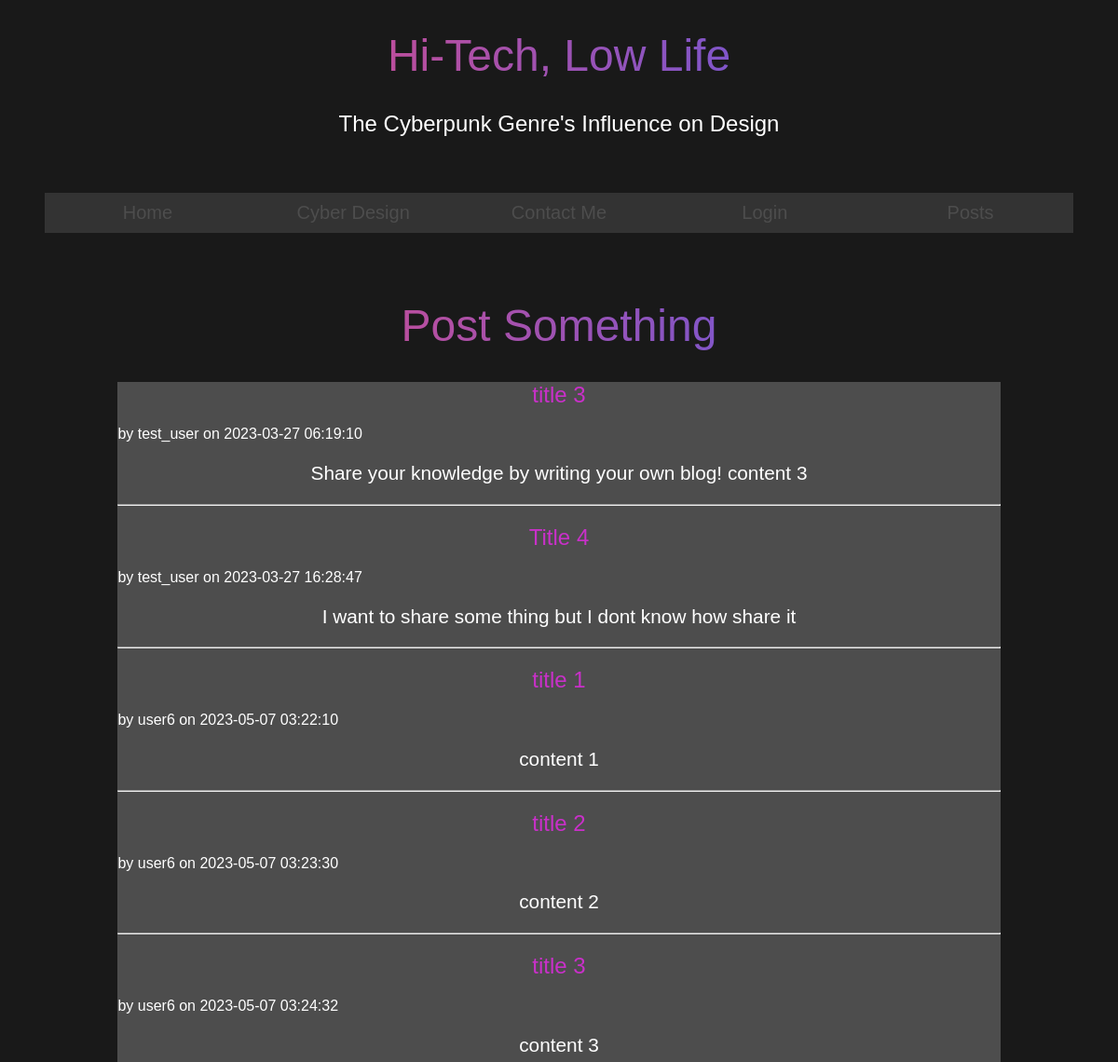
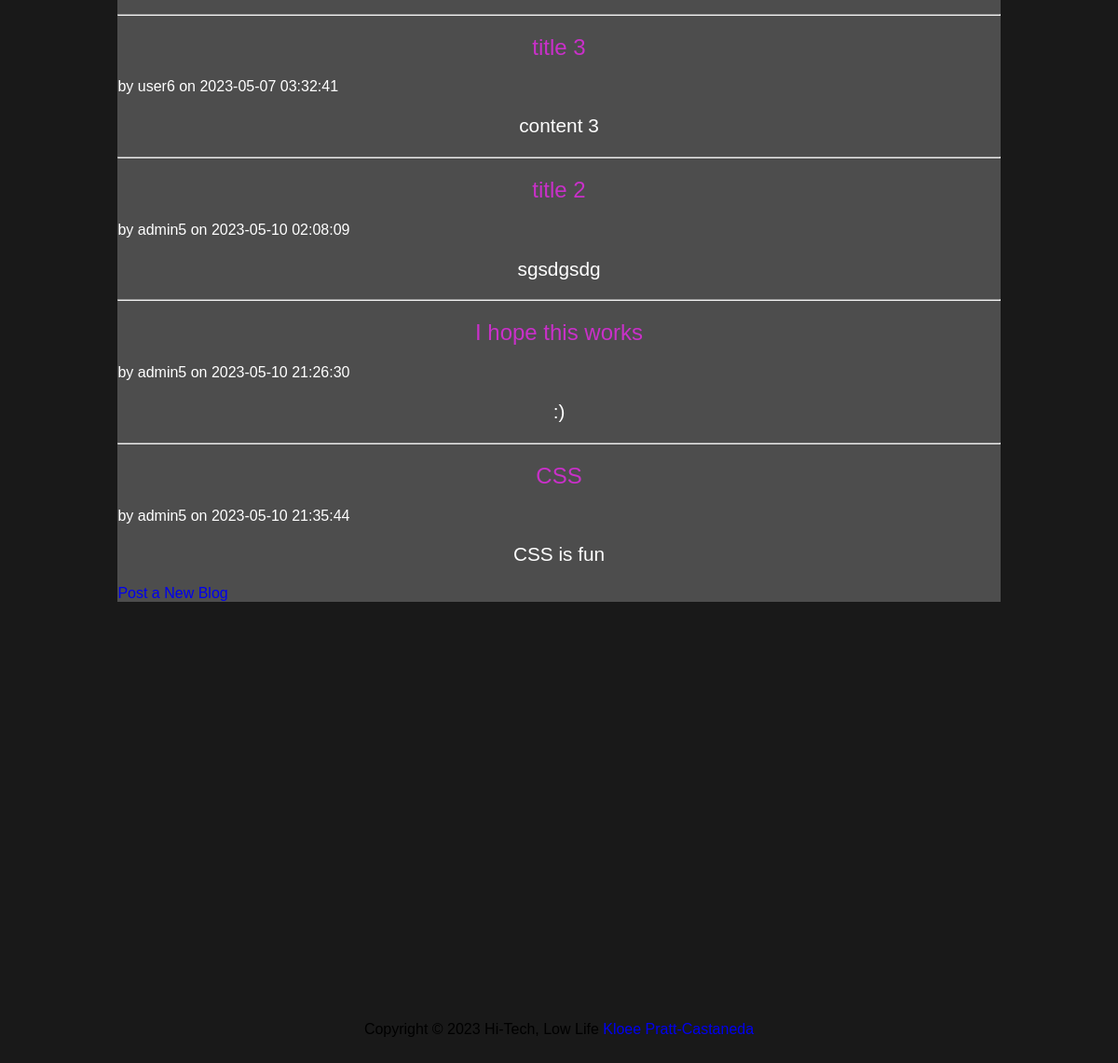
The page /posts (signed in) on the database its author committed (2 pictures, top to bottom).
### tables this page shows
CREATE TABLE "blogs" (
	"id"	INTEGER,
	"blog_title"	TEXT,
	"blog_content"	TEXT,
	"blog_user"	TEXT,
	"created_at"	TEXT DEFAULT CURRENT_TIMESTAMP,
	PRIMARY KEY("id")
);

### app.py (the view)
@app.route('/posts', methods = ('POST', 'GET'))
def posts():
    if session.get('loggedin') is None:
        return render_template('login.html')
    posts = db.get_all_posts()
    return render_template('blog.html', posts=posts)

### db.py (called while the page is built)
def get_all_posts():
    blogs=[]
    try:
        conn = sqlite3.connect('mydb.db')
        cursor = conn.cursor()
        query = """SELECT * FROM blogs """
        cursor.execute(query)
        blogs = cursor.fetchall()
        return blogs
    except sqlite3.Error as err:
        print('Database Error', err)
    finally:
        if conn != None:
            conn.close()
    return blogs

### templates/blog.html (shortened to what this page needs)
{% extends 'base.html' %}
{%block content%}
<h1>Post Something</h1>
<div class = "postcontainer">
  {% for post in posts %}
          <div class="post">
            <header>
              <div>
                <h2 class="blog_title">{{ post[1] }}</h2>
                <div >by {{ post[3] }} on {{ post[4]}}</div>
              </div>
            </header>
            <p class="blog_content">{{ post[2] }}</p>
          </div>
          {% if not loop.last %}
            <hr>
          {% endif %}
      {% endfor %}
      <a href="/blog_add">Post a New Blog</a>
  </div>
{% endblock %}

### templates/base.html (shortened to what this page needs)
<!DOCTYPE html>
<html lang="en">
<head>
<link rel="stylesheet" href="{{url_for('static', filename='style.css')}}">
</head>
<body>
<header>
<h1>Hi-Tech, Low Life</h1>
<h2>The Cyberpunk Genre's Influence on Design</h2>
</header>
<nav>
<ul>
<li><a href="/">Home</a></li>
<li><a href="/cyber">Cyber Design</a></li>
<li><a href="/contact">Contact Me</a></li>
<li><a href="/login">Login</a></li>
<li><a href="/posts">Posts</a></li>
</ul>
</nav>
<main>
{%block content%}
{%endblock%}
</main>
<footer>
Copyright &copy; 2023 Hi-Tech, Low Life
<a href="mailto:knprattcastaneda@amarillocollege.com">Kloee Pratt-Castaneda</a>
</footer>
</body>
</html>

### static/style.css (style rules this page uses)
h1 { font-size: 72px; background: linear-gradient( 270deg, #3f5efb, #fc466b ); -webkit-background-clip: text; -webkit-text-fill-color: transparent; text-align: center; font-family: Rubik, sans-serif; font-weight: lighter; }
h2 { font-family: Rubik, sans-serif; text-align: center; color: white; font-weight: lighter; }
ul { font-size: .7em; color: white; font-weight: lighter; }
footer { clear: both; position: relative; height: 200px; margin-top: 450px; text-align: center; font-family: Rubik, sans-serif; }
nav { text-align: center; font-family: Rubik, sans-serif; }
nav ul { display: flex; flex-direction: column; font-size: 1.5em; list-style-type: none; margin: 0; padding: 1em; }
nav li { background-color: #333333; border-bottom: 1px solid #AEC3E3; padding: .5em; width: 100%; }
nav a { text-decoration: none; font-weight: lighter; }
nav a:link { color: #4d4d4d; }
body { background-color: #191919; }
p { text-align: center; font-family: Rubik, sans-serif; font-size: 1.3em; color: white; }
a:link { text-decoration: none; }
* { box-sizing: border-box; }
body { font-family: 'Rubik', sans-serif; }
.postcontainer { display:block; width:80%; margin-left:auto; margin-right:auto; text-align: left; color:white; background-color: #4D4D4D; }
.post { text-align: left; }
.blog_title { color:#c930c9; }
.blog_content { color:#ffffff; }
@media (min-width: 600px) { h1 { font-size: 3em; } }
@media (min-width: 600px) { nav ul { flex-direction: row; flex-wrap: nowrap; justify-content: space-around; } }
@media (min-width: 600px) { nav li { border-bottom: none; } }

### rows shown on the page
blogs: blog_title "title 3", blog_user "test_user", created_at "2023-03-27 06:19:10", blog_content "Share your knowledge by writing your own blog! content 3"
blogs: blog_title "Title 4", blog_user "test_user", created_at "2023-03-27 16:28:47", blog_content "I want to share some thing but I dont know how share it"
blogs: blog_title "title 1", blog_user "user6", created_at "2023-05-07 03:22:10", blog_content "content 1"
blogs: blog_title "title 2", blog_user "user6", created_at "2023-05-07 03:23:30", blog_content "content 2"
blogs: blog_title "title 3", blog_user "user6", created_at "2023-05-07 03:24:32", blog_content "content 3"
blogs: blog_title "title 3", blog_user "user6", created_at "2023-05-07 03:32:41", blog_content "content 3"
blogs: blog_title "title 2", blog_user "admin5", created_at "2023-05-10 02:08:09", blog_content "sgsdgsdg"
blogs: blog_title "I hope this works", blog_user "admin5", created_at "2023-05-10 21:26:30", blog_content ":)"
blogs: blog_title "CSS", blog_user "admin5", created_at "2023-05-10 21:35:44", blog_content "CSS is fun"
